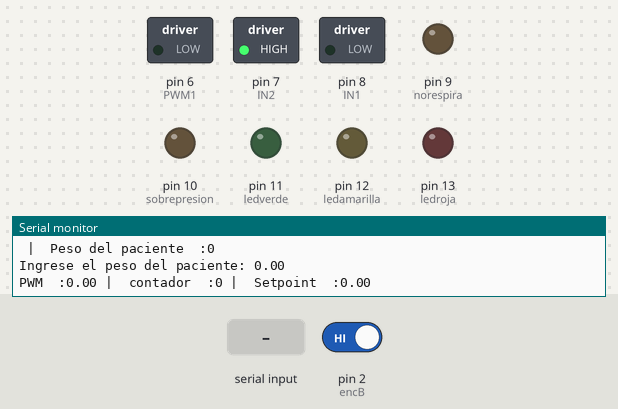
Recording of a sketch running on a simulated Arduino Uno, built with avr-gcc and run on an emulated ATmega328P. Shown: switched loads named in the sketch (green lamp = pin HIGH), output pins drawn as LEDs (lit = HIGH), the last lines printed to the serial monitor. The test bench sets the inputs (shaded band); at power-on: pin 2 (encB) HIGH.

Above: at 1.2 s.
1.3 s: pin 2 (encB) driven LOW
At 1.42 s:
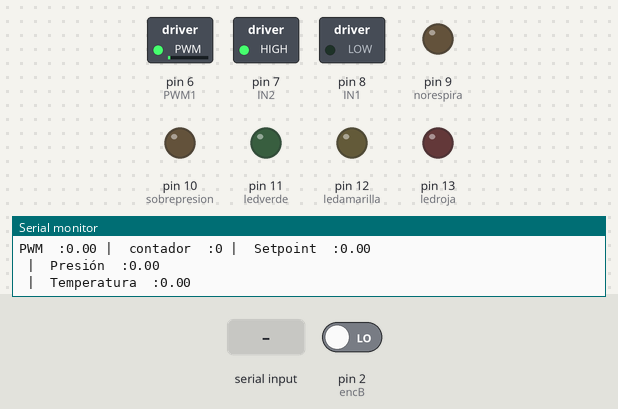
4.3 s: byte 120 received over Serial
At 5.79 s:
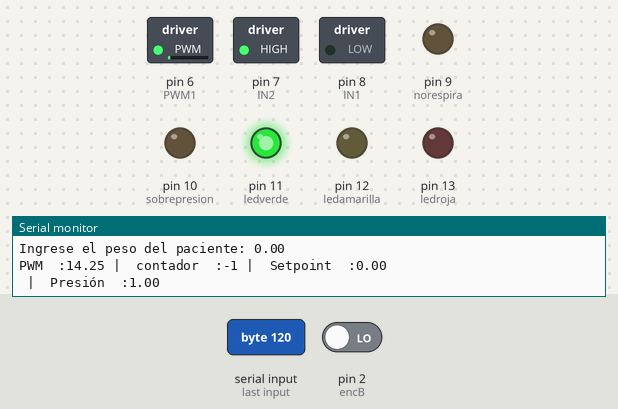
At 31.29 s:
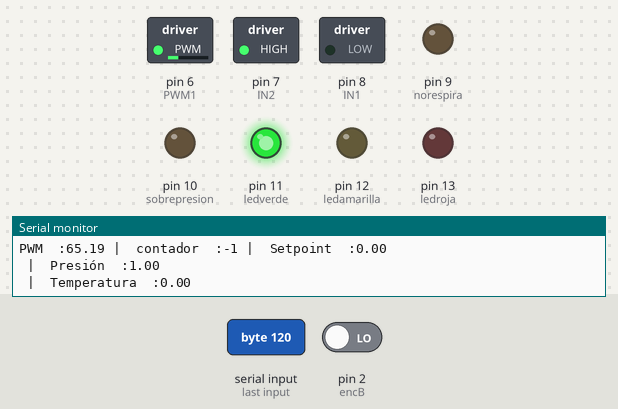
Timing chart, 0 to 33.0 s (numbered marks = the images above; inputs shaded):
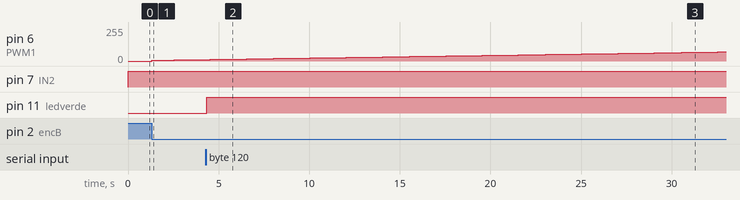

Measured:
- after the input at 1.3 s, pin 6 (PWM1): moves from 0/255 to 11/255 over 2.7 s, starting at once
- after the input at 4.3 s, pin 11 (ledverde): LOW → HIGH after 0.05 s

The sketch:

Control_de_posici_n_del_motor.ino
```cpp
/********************************************************
Descripción:
  El presente proyecto es una implementación didactica sobre el uso
  del metodo de control de posición por PID en un motor DC para un ventilador mecánico.
CONEXIÓN::::::::::::::::::::::::::
> ENCODER: (5V) 100PPR
  360grados = 400 pulsos
  0.9 grados / Pulso
  For better signal, we used a NOT TTL7404, for every channel.
  Remember that the output signal is 3.3V for the TTL microchip, and that is good for the ESP8266.
  D1  = Channel A
  D2  = Channel B
  D8  = IN1 --L298N
  D7  = IN2 --L298N
  D6 = PWM --L298N
> L298N (5v & 19v)
  IN1
  IN2
  In PWM
***************************************************************************************************/
#include <PID_v1.h>
#include <TimerOne.h>
/*------------------------------Variebles-------------------------------*/
int presion=A0;
int presionValue=0;
int peso=0;
float d=1.225;//densidad del aire
float g=9.81;//gravedad
float h=0;
float p=0;
int temperatura=A1;
int temp=0;
float t=0;
float A=0.00309579817057;//metros cuadrados
float Vt=0;//volumen tidal en litros
float Vti=0;//volumen tidal ideal en litros
float BPM=0;//bombeo por minuto
int norespira=9;
int sobrepresion=10;
int ledverde=11;
int ledamarilla=12;
int ledroja=13;
int IN1  = 8;
int IN2  = 7;
int PWM1 = 6;
int forWARDS  = 1;
int backWARDS = 0;
float start   = 0;

/*------------------------------Variables for incremental encoder----------------------------------*/
volatile long contador =  0;
byte          ant      =  0;
byte          act      =  0;
const byte    encA     =  1;                  // Signal for channel A
const byte    encB     =  2;                  // Signal for channel B
int   MIN_MAX_POST     =  300;                 // Limit the maximun position
/*-----------------------------We defined variables for PID algorithm------------------------------*/
//Ticker PID_compute;                         // Timer
double Setpoint, Input, Output;
float angulo;
double SampleTime = 1;                      // time in mili seconds, RUN at 160MHZ ESP8266
//double Kp=5, Ki=2, Kd=0.001;
//double Kp=5.5, Ki=3.6, Kd=0.002;
double Kp=5.5, Ki=4.0, Kd=0.002;              // PID gain
PID myPID(&Input, &Output, &Setpoint, Kp, Ki, Kd, DIRECT);

/*----------------------------- Interruption Function----------------------------------------------*/
void flash(){
  //Serial.print("t: ");Serial.println(millis()-start)   ;
  //start = millis();
  myPID.Compute();  // Calculus for PID algorithm
  RunMotor(Output); // PWM order to DC driver
}

/*----------------------------SETUP----------------------------------------------------------------*/
void setup(){
  Serial.begin(9600);
  //Iniciando L298N
  digitalWrite(IN1, LOW);
  digitalWrite(IN2, LOW);
  analogWrite(PWM1, LOW);
  digitalWrite(norespira, LOW);
  digitalWrite(sobrepresion, LOW);
  digitalWrite(ledverde, LOW);
  digitalWrite(ledamarilla, LOW);
  digitalWrite(ledroja, LOW);
  pinMode(IN1, OUTPUT);
  pinMode(IN2, OUTPUT);
  pinMode(PWM1, OUTPUT);
  pinMode(norespira, OUTPUT);
  pinMode(sobrepresion, OUTPUT);
  pinMode(ledverde, OUTPUT);
  pinMode(ledamarilla, OUTPUT);
  pinMode(ledroja, OUTPUT);
  pinMode(presion,INPUT);
  pinMode(temperatura,INPUT);

  Setpoint = 0.0; // Init in position 0.0
  //RUN the PID
  myPID.SetMode(AUTOMATIC);
  // Max Min values for PID algorithm
  myPID.SetOutputLimits(-1023,1023);
  // Sample Time for PID
  myPID.SetSampleTime(SampleTime);

  // Initializing Interruptions
  Timer1.initialize(2000);
  Timer1.attachInterrupt(flash);

  // Pin Interruption
  attachInterrupt(digitalPinToInterrupt(encA), encoder, CHANGE); // rising and falling flank
  attachInterrupt(digitalPinToInterrupt(encB), encoder, CHANGE); // rising and falling flank
}

/*----------------------------LOOP----------------------------------------------------------------*/
void loop(){
  // Protection code
  //limit_post();
  // Ask for input data for change PID gain or setpoint
  Serial.print("Ingrese el peso del paciente: ");Serial.println(Setpoint);
  input_data();
  Serial.print("PWM  :");Serial.print(Output);
  Serial.print(" |  contador  :");Serial.print(contador);
  Serial.print(" |  Setpoint  :");Serial.println(Setpoint);
  Serial.print(" |  Presión  :");Serial.println(p);
  Serial.print(" |  Temperatura  :");Serial.println(t);
  Serial.print(" |  Peso del paciente  :");Serial.println(peso);
}
/*------------------------------------------------------------------------------------------------*/

// Function for run the motor, backward, forward or stop
void RunMotor(double Usignal){
  if (Setpoint-Input==0){
    shaftrev(IN1,IN2,PWM1,backWARDS, 0);
    //Serial.print("cero");
  }else if(Usignal>=0){
    shaftrev(IN1,IN2,PWM1,backWARDS, Usignal);
  }else{
      shaftrev(IN1,IN2,PWM1,forWARDS, -1*Usignal);
  }
}

// Function that set DC_driver to move the motor
void shaftrev(int in1, int in2, int PWM, int sentido,int Wpulse){
  if(sentido == 0){ //backWARDS
    digitalWrite(in2, HIGH);
    digitalWrite(in1, LOW);
    analogWrite(PWM,Wpulse);
    }
  if(sentido == 1){ //forWARDS
    digitalWrite(in2, LOW);
    digitalWrite(in1, HIGH);
    analogWrite(PWM,Wpulse);
    }
}

// Data catched from serial terminal
void input_data(void){
  if (Serial.available() > 0){           // Check if you have received any data through the serial terminal.
      peso=Serial.read();
      presionValue=analogRead(presion);
      p=map(presionValue,0,1023,-2000,2000);
      temp=analogRead(temperatura);
      t=((temp*5000)/1023)/10;
      h=p/(g*d);
      Vt=A*h*1000;
      Vti=8*peso/1000;
      BPM=(Vti-Vt)/0.75;
      Setpoint=0;
      if (p <-2000){
        Serial.print("No respira el paciente");
        digitalWrite(norespira, HIGH);
        delay(3000);
      }
      else if(-2000<=p<=2000){
        BPM=p*5;//cambiar el 5
        if (5<=BPM<17.5){
          angulo=(pow(BPM,2))*(-2)/75+32*BPM/15;
          Setpoint=angulo/0.9;// ENCODER: (5V) 100PPR 360grados = 400 pulsos
          digitalWrite(ledverde, HIGH);
          //Serial.write(Setpoint);
          Setpoint=0;
          //Serial.write(Setpoint);
        }
        else if (17.5<=BPM<24.8){
          angulo=(pow(BPM,2))*(-2)/75+32*BPM/15;
          Setpoint=angulo/0.9;
          digitalWrite(ledamarilla, HIGH);
         // Serial.write(Setpoint);
          Setpoint=0;
          //Serial.write(Setpoint);
        }
        else if(24.8<=BPM<=30){
          angulo=(pow(BPM,2))*(-2)/75+32*BPM/15;
          Setpoint=angulo/0.9;
          digitalWrite(ledroja, HIGH);
          //Serial.write(Setpoint);
          Setpoint=0;
          //Serial.write(Setpoint);
          }
        }
      else {Serial.print("Sobrepresión");
        digitalWrite(sobrepresion, HIGH);
        delay(3000);
    }
  }
}
void encoder(void){
  //Serial.println(ant);
  ant=act;                            // Saved act (current read) in ant (last read)
  act = digitalRead(encA)<<1|digitalRead(encB);
  if(ant==0 && act==1)        contador++;  // Increase the counter for forward movement
  else if(ant==1  && act==3)  contador++;
  else if(ant==3  && act==2)  contador++;
  else if(ant==2  && act==0)  contador++;
  else contador--;                         // Reduce the counter for backward movement

  // Enter the counter as input for PID algorith
  Input=contador;

}

void limit_post(void){
  // Protection code for limit the position
  if(contador>=MIN_MAX_POST){
     RunMotor(0);
  }else if(contador<=-MIN_MAX_POST){
     RunMotor(0);
  }
}
```
